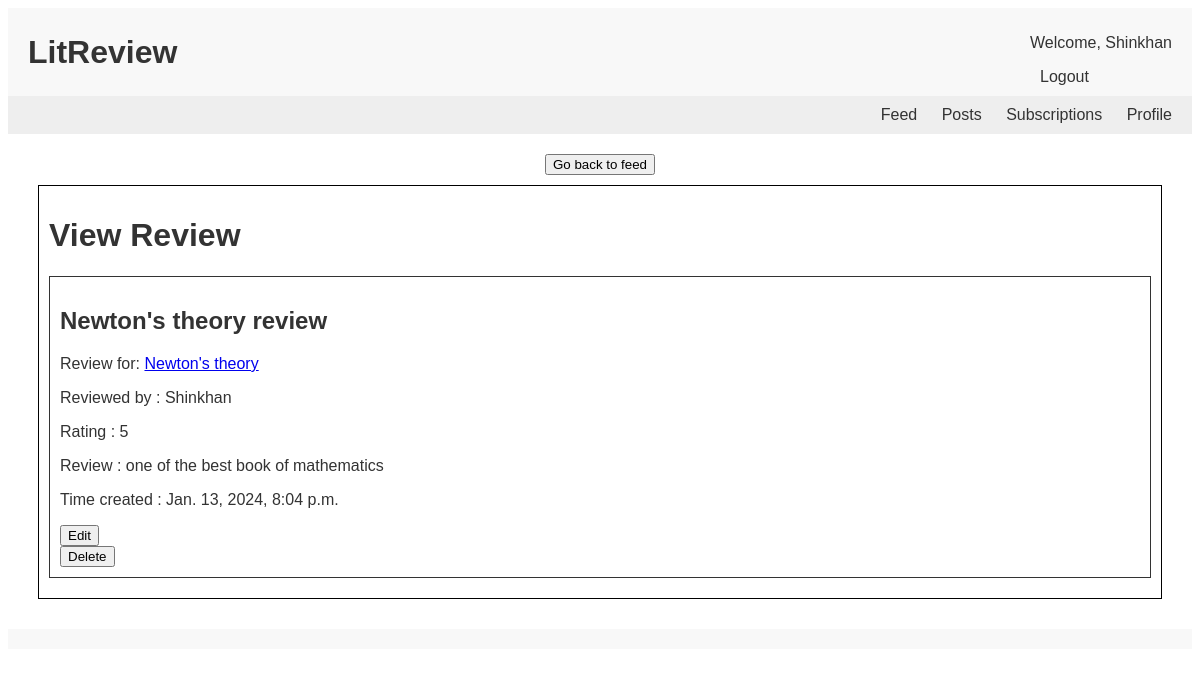
/reviews/2/ (signed in), run on the app's committed database.
### my_LITRevu_app/models.py (models this page shows, shortened)
class Review(models.Model):
    ticket = models.ForeignKey(to=Ticket, on_delete=models.CASCADE)
    rating = models.PositiveSmallIntegerField(
        validators=[MinValueValidator(0), MaxValueValidator(5)])
    user = models.ForeignKey(
        to=settings.AUTH_USER_MODEL, on_delete=models.CASCADE)
    headline = models.CharField(max_length=128)
    body = models.TextField(max_length=8192, blank=True)
    time_created = models.DateTimeField(auto_now_add=True)

class Ticket(models.Model):
    title = models.CharField(max_length=128, unique=True)
    description = models.TextField(max_length=2048, blank=True)
    user = models.ForeignKey(
        to=settings.AUTH_USER_MODEL, on_delete=models.CASCADE)
    image = models.ImageField(blank=True, null=True)
    time_created = models.DateTimeField(auto_now_add=True)

### my_LITRevu_app/views.py (the view)
# urls.py: path('reviews/<int:review_id>/', views.view_review, name='view_review'),
@login_required(login_url='login')
def view_review(request, review_id):
    review = get_object_or_404(Review, id=review_id)
    return render(request, 'my_LITRevu_app/reviews/view_review.html',
                  {'review': review, 'user': request.user})

### templates/my_LITRevu_app/reviews/view_review.html (shortened to what this page needs)
{% extends 'base_generic.html' %}
{% block content %}
<div style="text-align: center;">
  <a href="{% url 'feed' %}">
    <button>Go back to feed</button>
  </a>
</div>
<div style="border: 1px solid #000; margin: 10px; padding: 10px;">
  <h1>View Review</h1>
  <div style="border: 1px solid #333; margin: 10px 0; padding: 10px;">
    {% include 'my_LITRevu_app/reviews/review_snippet.html' %}
    {% if user.is_authenticated and user == review.user %}
      <form method="get" action="{% url 'edit_review' review.id %}">
        <button type="submit">Edit</button>
      </form>
      <form method="post" action="{% url 'delete_review' review.id %}">
        <button type="submit">Delete</button>
      </form>
      {% endif %}
  </div>
</div>
{% endblock %}

### templates/base_generic.html (shortened to what this page needs)
{% load static %}
<!DOCTYPE html>
<html lang="en">
<head>
    <link rel="stylesheet" type="text/css" href="{% static 'css/styles.css' %}">
</head>
<body>
    <header>
        <div class="header-left">
            <h1>{% block page_title %}LitReview{% endblock %}</h1>
        </div>
        <div class="header-right">
            {% if user.is_authenticated %}
                <p>Welcome, {{ user.username }}</p>
                <a href="{% url 'logout' %}">Logout</a>
            {% else %}
                <a href="{% url 'login' %}">Login</a>
                <a href="{% url 'register' %}">Register</a>
            {% endif %}
        </div>
    </header>
    <nav class="tabs" role="navigation" aria-label="Main">
        <ul>
            <li><a href="{% url 'feed' %}">Feed</a></li>
            <li><a href="{% url 'posts' %}">Posts</a></li>
            <li><a href="{% url 'subscriptions' %}">Subscriptions</a></li>
            <li><a href="{% url 'profile' %}">Profile</a></li>
        </ul>
    </nav>
    <main role="main">
        {% block content %}{% endblock content %}
    </main>
    <footer role="contentinfo">
    </footer>
</body>
</html>

### templates/my_LITRevu_app/reviews/review_snippet.html
<div class="review">
    <h2 class="review-headline">{{ review.headline }}</h2>
    <p>Review for: <a href="{% url 'view_ticket' review.ticket.id %}">{{ review.ticket.title }}</a></p>
    <p>Reviewed by : {{ review.user.username }}</p>
    <p>Rating : {{ review.rating }}</p>
    <p> Review : {{ review.body }}</p>
    <p>Time created : {{ review.time_created }}</p>
</div>

### static/css/styles.css (style rules this page uses)
body { font-family: Arial, sans-serif; color: #333; background-color: #fff; font-size: 1em; }
header { display: flex; justify-content: space-between; align-items: center; padding: 10px 20px; background-color: #f8f8f8; }
.header-left h1 { margin: 0; }
.header-right a { margin-left: 10px; text-decoration: none; color: #333; }
.tabs ul { list-style: none; padding: 0; text-align: right; background-color: #eee; margin: 0; padding: 10px 20px; }
.tabs ul li { display: inline; margin-left: 20px; }
.tabs ul li a { text-decoration: none; color: #333; }
main { padding: 20px; }
footer { text-align: center; padding: 10px 0; background-color: #f8f8f8; }

### data on the page
Review: headline "Newton's theory review", ticket "Newton's theory", user.username "Shinkhan", rating "5", body "one of the best book of mathematics", time_created "Jan. 13, 2024, 8:04 p.m."

### other printed values
{{ user.username }} "Shinkhan"
